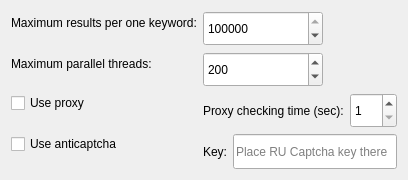
            <widget class="QWidget" name="tabAdditionally">
             <attribute name="title">
              <string>Additionally</string>
             </attribute>
             <layout class="QFormLayout" name="formLayout">
              <item row="6" column="0">
               <widget class="QCheckBox" name="UseProxy">
                <property name="enabled">
                 <bool>true</bool>
                </property>
                <property name="toolTip">
                 <string>If checked, program will use a proxy while parse pages.</string>
                </property>
                <property name="text">
                 <string>Use proxy</string>
                </property>
                <property name="iconSize">
                 <size>
                  <width>16</width>
                  <height>16</height>
                 </size>
                </property>
               </widget>
              </item>
              <item row="6" column="1">
               <layout class="QHBoxLayout" name="horizontalLayout_28">
                <item>
                 <widget class="QLabel" name="label_9">
                  <property name="text">
                   <string>Proxy checking time (sec):</string>
                  </property>
                 </widget>
                </item>
                <item>
                 <widget class="QSpinBox" name="ProxyCheckingTime">
                  <property name="minimumSize">
                   <size>
                    <width>0</width>
                    <height>35</height>
                   </size>
                  </property>
                  <property name="maximumSize">
                   <size>
                    <width>16777215</width>
                    <height>35</height>
                   </size>
                  </property>
                  <property name="toolTip">
                   <string>&lt;html&gt;&lt;head/&gt;&lt;body&gt;&lt;p&gt;Time in seconds, for verifying a proxy server.&lt;/p&gt;&lt;/body&gt;&lt;/html&gt;</string>
                  </property>
                  <property name="minimum">
                   <number>1</number>
                  </property>
                  <property name="maximum">
                   <number>120</number>
                  </property>
                 </widget>
                </item>
               </layout>
              </item>
              <item row="8" column="0">
               <widget class="QCheckBox" name="UseCaptcha">
                <property name="enabled">
                 <bool>true</bool>
                </property>
                <property name="toolTip">
                 <string>&lt;html&gt;&lt;head/&gt;&lt;body&gt;&lt;p&gt;If checked, the program will use anticaptcha if it get some one. You also must feel a RU Captcha Key&lt;/p&gt;&lt;/body&gt;&lt;/html&gt;</string>
                </property>
                <property name="text">
                 <string>Use anticaptcha</string>
                </property>
               </widget>
              </item>
              <item row="8" column="1">
               <layout class="QHBoxLayout" name="horizontalLayout_27">
                <item>
                 <widget class="QLabel" name="label_CAPTCHA_key_2">
                  <property name="text">
                   <string>Key:</string>
                  </property>
                 </widget>
                </item>
                <item>
                 <widget class="QLineEdit" name="CaptchaKey">
                  <property name="minimumSize">
                   <size>
                    <width>0</width>
                    <height>35</height>
                   </size>
                  </property>
                  <property name="maximumSize">
                   <size>
                    <width>16777215</width>
                    <height>35</height>
                   </size>
                  </property>
                  <property name="toolTip">
                   <string>&lt;html&gt;&lt;head/&gt;&lt;body&gt;&lt;p&gt;Insert RU Captcha key there.&lt;/p&gt;&lt;/body&gt;&lt;/html&gt;</string>
                  </property>
                  <property name="placeholderText">
                   <string>Place RU Captcha key there</string>
                  </property>
                 </widget>
                </item>
               </layout>
              </item>
              <item row="2" column="1">
               <widget class="QSpinBox" name="maxSearshCount">
                <property name="enabled">
                 <bool>true</bool>
                </property>
                <property name="minimumSize">
                 <size>
                  <width>0</width>
                  <height>35</height>
                 </size>
                </property>
                <property name="maximumSize">
                 <size>
                  <width>120</width>
                  <height>35</height>
                 </size>
                </property>
                <property name="toolTip">
                 <string>Maximum count of results per one keyword</string>
                </property>
                <property name="maximum">
                 <number>1999999999</number>
                </property>
                <property name="value">
                 <number>999999999</number>
                </property>
               </widget>
              </item>
              <item row="3" column="1">
               <widget class="QSpinBox" name="maxParallelThreads">
                <property name="minimumSize">
                 <size>
                  <width>0</width>
                  <height>35</height>
                 </size>
                </property>
                <property name="maximumSize">
                 <size>
                  <width>120</width>
                  <height>35</height>
                 </size>
                </property>
                <property name="toolTip">
                 <string>Maximum count of parallel threads</string>
                </property>
                <property name="minimum">
                 <number>1</number>
                </property>
                <property name="maximum">
                 <number>600</number>
                </property>
                <property name="value">
                 <number>200</number>
                </property>
               </widget>
              </item>
              <item row="2" column="0">
               <widget class="QLabel" name="label_6">
                <property name="font">
                 <font>
                  <weight>50</weight>
                  <bold>false</bold>
                 </font>
                </property>
                <property name="text">
                 <string>Maximum results per one keyword:</string>
                </property>
               </widget>
              </item>
              <item row="3" column="0">
               <widget class="QLabel" name="label_3">
                <property name="text">
                 <string>Maximum parallel threads:</string>
                </property>
               </widget>
              </item>
             </layout>
            </widget>
